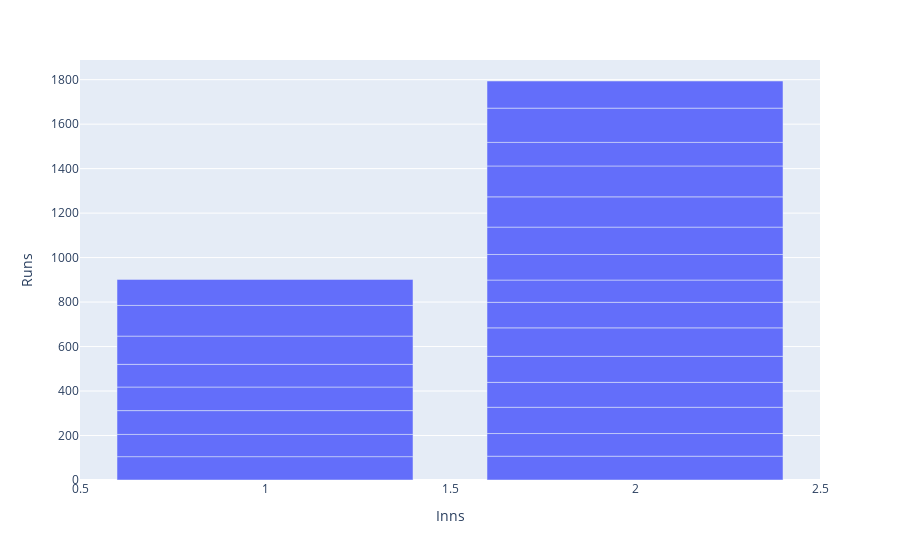

This figure's notebook cell:
### Code cell
figure = px.bar(Cen, x=Cen["Inns"], y = Cen["Runs"])
figure.show()

### Figure 1 — Plotly figure (JSON) as saved in the notebook; plotly's stock layout.template omitted (floating-point values rounded to 4 significant figures)
{"data": [{"alignmentgroup": "True", "hovertemplate": "Inns=%{x}<br>Runs=%{y}<extra></extra>", "legendgroup": "", "marker": {"color": "#636efa", "pattern": {"shape": ""}}, "name": "", "offsetgroup": "", "orientation": "v", "showlegend": false, "textposition": "auto", "type": "bar", "x": [2, 2, 2, 1, 1, 1, 2, 2, 1, 2, 1, 2, 2, 2, 2, 2, 1, 2, 1, 1, 2, 2, 2], "xaxis": "x", "y": [107, 102, 118, 105, 100, 107, 112, 117, 106, 128, 102, 115, 100, 115, 123, 136, 127, 139, 138, 117, 106, 154, 122], "yaxis": "y"}], "layout": {"barmode": "relative", "legend": {"tracegroupgap": 0}, "margin": {"t": 60}, "xaxis": {"anchor": "y", "domain": [0, 1], "title": {"text": "Inns"}}, "yaxis": {"anchor": "x", "domain": [0, 1], "title": {"text": "Runs"}}}}
